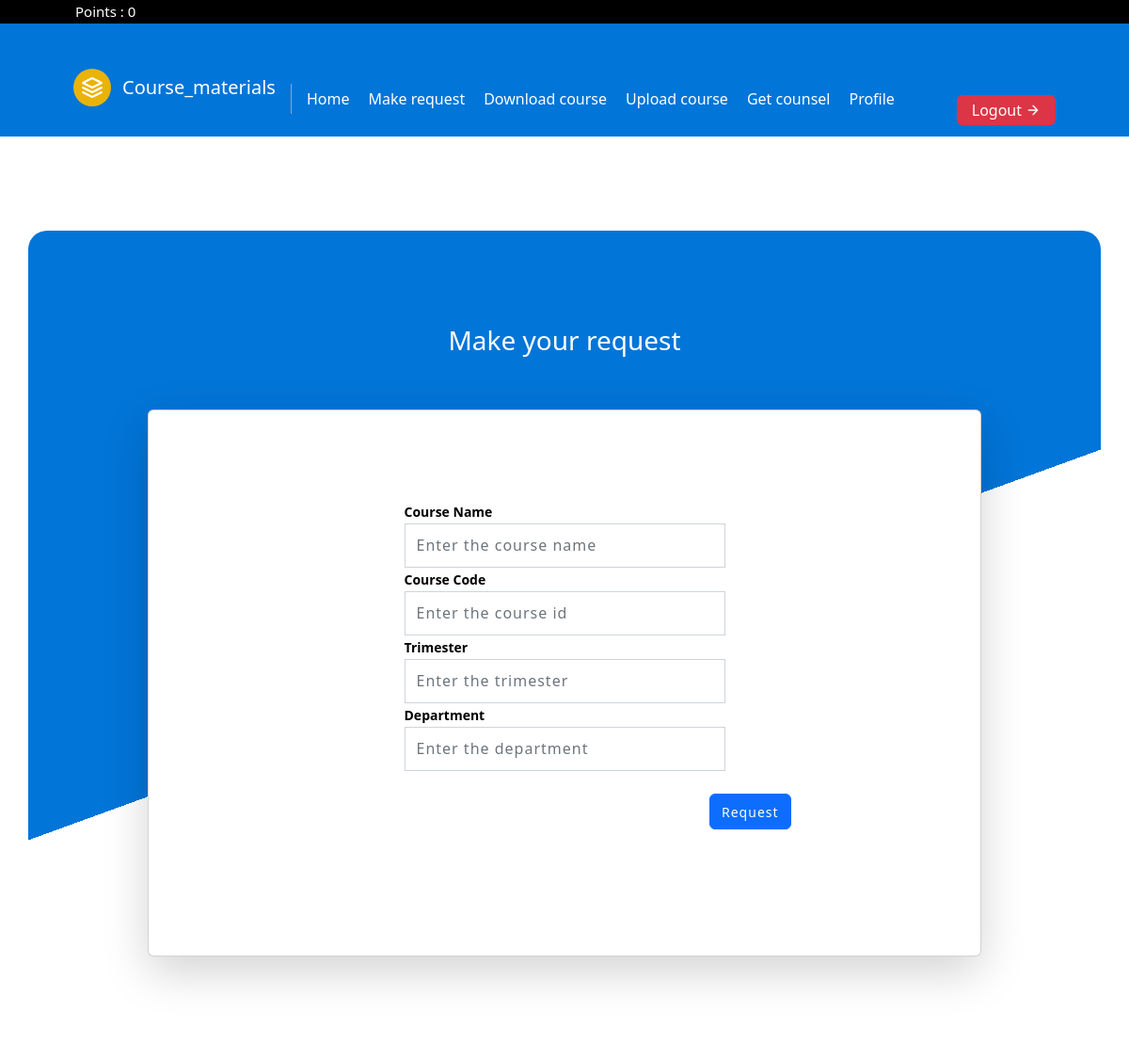
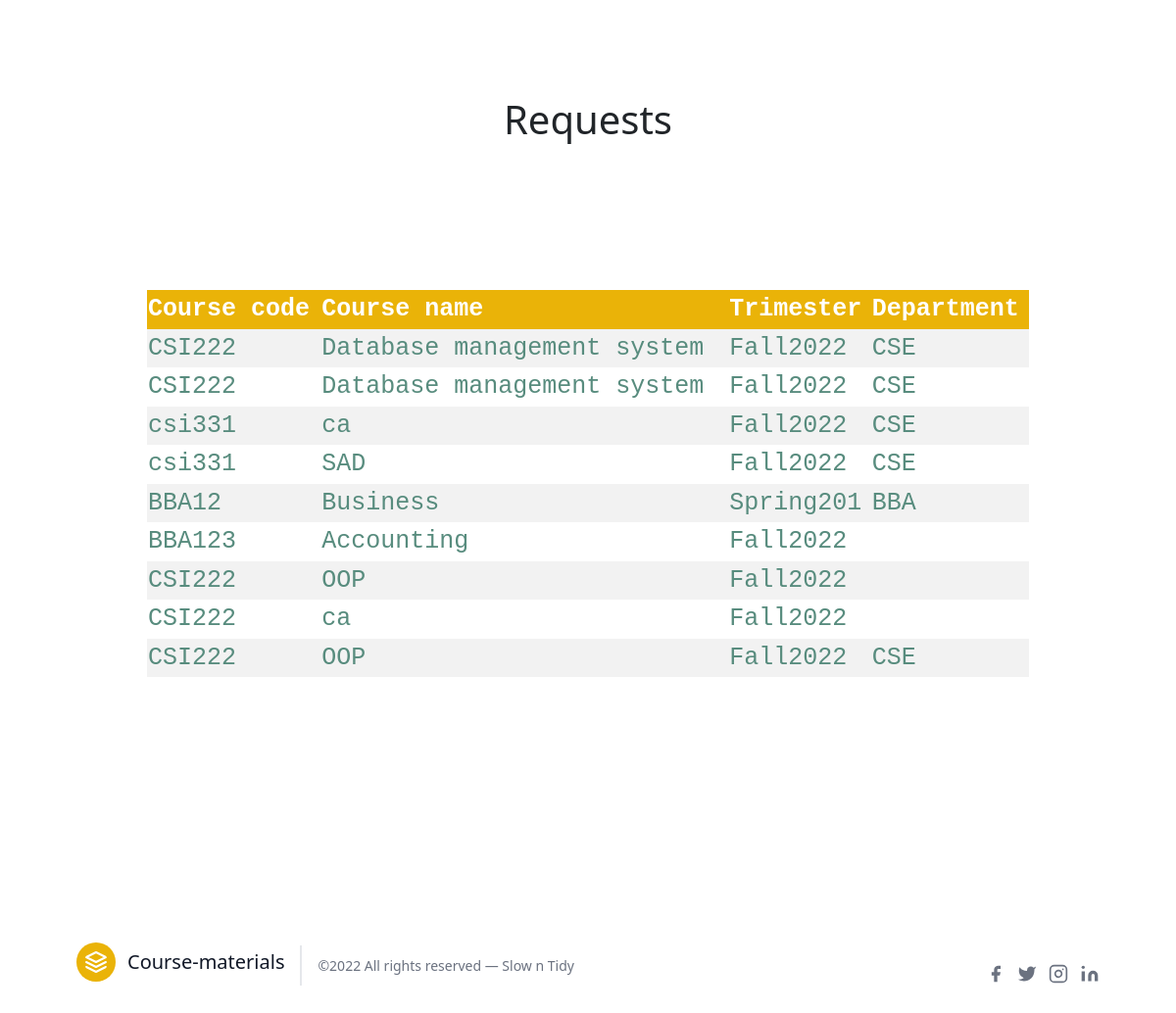
/request.php (signed in), run on the app's committed database (2 pictures, top to bottom).
### tables this page shows
CREATE TABLE `student` (
  `id` int(11) NOT NULL,
  `student_id` int(11) NOT NULL,
  `student_name` varchar(100) NOT NULL,
  `email` varchar(100) NOT NULL,
  `department_name` varchar(100) NOT NULL,
  `student_pass` varchar(100) NOT NULL,
  `expertise` varchar(500) NOT NULL,
  `points` float NOT NULL DEFAULT 1
);

CREATE TABLE `support` (
  `id` int(11) NOT NULL,
  `course_name` varchar(100) NOT NULL,
  `course_code` varchar(100) NOT NULL,
  `department_name` varchar(100) NOT NULL,
  `trimester` varchar(50) NOT NULL,
  `status` int(11) NOT NULL
);

### request.php (the view, shortened to what this page needs)
<?php
    include('config/db_connect.php');
?>
<!DOCTYPE html>
<html lang="en">
<head>
    <link href="https://unpkg.com/tailwindcss@^2/dist/tailwind.min.css" rel="stylesheet">
    <link rel="stylesheet" href="css/upload-file.css">
    <link rel="stylesheet" href="https://cdnjs.cloudflare.com/ajax/libs/font-awesome/4.7.0/css/font-awesome.min.css">
</head>
<body>
<?php include('templates/points.php');?>
<?php include('templates/profileHeader.php') ?>
    <form action="request.php" method="POST" enctype="multipart/form-data" >
        <div class="container card-0 justify-content-center ">
            <div class="card-body px-sm-4 px-0" >
                <div class="row justify-content-center mb-5">
                    <div class="col-md-10 col"><h3 class="font-weight-bold ml-md-0 mx-auto text-center text-sm-left"> Make your request</h3></div>
                </div>
                <div class="row justify-content-center round">
                    <div class="col-lg-10 col-md-12 ">
                        <div class="card shadow-lg card-1">
                            <div class="card-body inner-card">
                                <div class="row justify-content-center">
                                    <div class="col-lg-5 col-md-6 col-sm-12">
                                        <div class="form-group"> <label for="">Course Name</label>
                                        <input type="text" class="form-control" id="time" placeholder="Enter the course name" name="course_name">
                                    </div>
                                        <div class="form-group"> <label for="">Course Code</label>
                                        <input type="text" class="form-control" id="Evaluate Budget" placeholder="Enter the course id" name="course_code">
                                    </div>
                                        <div class="form-group"> <label for="">Trimester</label>
                                        <input type="text" class="form-control" id="Evaluate Budget" placeholder="Enter the trimester" name="trimester">
                                    </div>
                                    <div class="form-group"> <label for="">Department</label>
                                        <input type="text" class="form-control" id="Evaluate Budget" placeholder="Enter the department" name="department_name">
                                    </div>
                                    </div>
                                </div>
                                <br>
                                <div class="row justify-content-center">
                                        <div class="row justify-content-end mb-5">
                                            <div class="col-lg-4 col-auto "><button type="submit" name="submit" class="btn btn-primary btn-block"><small class="font-weight-bold">Request</small></button> </div>
                                        </div>
                                    </div>
                                </div>
                            </div>
                        </div>
                    </div>
                </div>
            </div>
    </form>
    <h1 style="text-align: center;">Requests</h1>
    <section style="margin: 150px;">
    <div>
        <table>
        <tr style="padding: 30px;">
        <th>Course code</th>
        <th>Course name</th>
        <th>Trimester</th>
        <th>Department</th>
        </tr>
        <?php
            $sql1 = "Select course_code,course_name,trimester,department_name from support";
            $result = mysqli_query($conn,$sql1);
            $resultCheck = mysqli_num_rows($result);
            if($resultCheck > 0){
                while($row = mysqli_fetch_assoc($result)){
                    echo "<tr><td>" . $row["course_code"]. "</td><td>" . $row["course_name"] . "</td><td>"
                    . $row["trimester"] . "</td><td>" . $row["department_name"] . "</td></tr>";
                }
            echo "</table>";
        } else { echo "0 results"; }
            ?>
    </div>
    </section>
    <?php include('templates/footer.php');?>

### templates/points.php
<?php
    include('config/db_connect.php');
    $email = $_SESSION['email'];
    $sql = "SELECT points FROM student WHERE email='$email'";
    $result2 = mysqli_query($conn,$sql);
    $studentTemp = mysqli_fetch_array($result2);
?>
<p style="width: 100%;background-color :black;color:white;padding-left: 80px;margin:0%"> Points : <?php echo $studentTemp['points'];?></p>

### templates/profileHeader.php (shortened to what this page needs)
<head>
    <link rel="stylesheet" href="css/style.css">
    <link rel="stylesheet" href="css/upload-file.css">
    <link href="https://cdn.jsdelivr.net/npm/bootstrap@5.2.0/dist/css/bootstrap.min.css" rel="stylesheet">
    <script src="https://cdn.tailwindcss.com"></script>
</head>
<body>
<header class="text-gray-600 body-font" style="background-color: #0275d8; height: 120px; width :100%;" >
  <div class="container mx-auto flex flex-wrap p-5 flex-col md:flex-row items-center">
    <a class="flex title-font font-medium items-center text-gray-900 mb-4 md:mb-0" href="index.php" style="text-decoration: none;">
      <svg xmlns="http://www.w3.org/2000/svg" fill="none" stroke="currentColor" stroke-linecap="round" stroke-linejoin="round" stroke-width="2" class="w-10 h-10 text-white p-2 bg-yellow-500 rounded-full" viewBox="0 0 24 24">
        <path d="M12 2L2 7l10 5 10-5-10-5zM2 17l10 5 10-5M2 12l10 5 10-5"></path>
      </svg>
      <span class="ml-3 text-xl text-white">Course_materials</span>
    </a>
    <nav class="md:mr-auto md:ml-4 md:py-1 md:pl-4 md:border-l md:border-gray-400	flex flex-wrap items-center text-base justify-center">
      <a class="mr-5 hover:text-gray-900 text-white text-decoration-none" href="index.php">Home</a>
      <a class="mr-5 hover:text-gray-900 text-white text-decoration-none" href="request.php" >Make request</a>
      <a class="mr-5 hover:text-gray-900 text-white text-decoration-none" href="download.php">Download course</a>
      <a class="mr-5 hover:text-gray-900 text-white text-decoration-none" href="upload-file.php">Upload course</a>
      <a class="mr-5 hover:text-gray-900 text-white text-decoration-none" href="counselling.php">Get counsel</a>
      <a class="mr-5 hover:text-gray-900 text-white text-decoration-none" href="profile.php" target="_blank">Profile</a>
    </nav>
    <form action="" method="POST">
      <button name="logout" type="submit" class="inline-flex items-center bg-gray-100 bg-danger border-0 py-1 px-3 focus:outline-none hover:bg-gray-200 rounded text-white mt-4 md:mt-0">Logout
        <svg fill="none" stroke="currentColor" stroke-linecap="round" stroke-linejoin="round" stroke-width="2" class="w-4 h-4 ml-1" viewBox="0 0 24 24">
          <path d="M5 12h14M12 5l7 7-7 7"></path>
        </svg>
      </button>
    </form>
  </div>
</header>
</body>

### templates/footer.php (shortened to what this page needs)
<head>
    <link rel="stylesheet" href="css/style.css">
    <link href="https://cdn.jsdelivr.net/npm/bootstrap@5.2.0/dist/css/bootstrap.min.css" rel="stylesheet">
    <script src="https://cdn.tailwindcss.com"></script>
</head>
<footer class="text-gray-600 body-font">
  <div class="container px-5 py-8 mx-auto flex items-center sm:flex-row flex-col">
    <a class="flex title-font font-medium items-center md:justify-start justify-center text-gray-900" style="text-decoration: none;">
      <svg xmlns="http://www.w3.org/2000/svg" fill="none" stroke="currentColor" stroke-linecap="round" stroke-linejoin="round" stroke-width="2" class="w-10 h-10 text-white p-2 bg-yellow-500 rounded-full" viewBox="0 0 24 24">
        <path d="M12 2L2 7l10 5 10-5-10-5zM2 17l10 5 10-5M2 12l10 5 10-5"></path>
      </svg>
      <span class="ml-3 text-xl">Course-materials</span>
    </a>
    <p class="text-sm text-gray-500 sm:ml-4 sm:pl-4 sm:border-l-2 sm:border-gray-200 sm:py-2 sm:mt-0 mt-4">©2022 All rights reserved — Slow n Tidy
    </p>
    <span class="inline-flex sm:ml-auto sm:mt-0 mt-4 justify-center sm:justify-start">
      <a class="text-gray-500">
        <svg fill="currentColor" stroke-linecap="round" stroke-linejoin="round" stroke-width="2" class="w-5 h-5" viewBox="0 0 24 24">
          <path d="M18 2h-3a5 5 0 00-5 5v3H7v4h3v8h4v-8h3l1-4h-4V7a1 1 0 011-1h3z"></path>
        </svg>
      </a>
      <a class="ml-3 text-gray-500">
        <svg fill="currentColor" stroke-linecap="round" stroke-linejoin="round" stroke-width="2" class="w-5 h-5" viewBox="0 0 24 24">
          <path d="M23 3a10.9 10.9 0 01-3.14 1.53 4.48 4.48 0 00-7.86 3v1A10.66 10.66 0 013 4s-4 9 5 13a11.64 11.64 0 01-7 2c9 5 20 0 20-11.5a4.5 4.5 0 00-.08-.83A7.72 7.72 0 0023 3z"></path>
        </svg>
      </a>
      <a class="ml-3 text-gray-500">
        <svg fill="none" stroke="currentColor" stroke-linecap="round" stroke-linejoin="round" stroke-width="2" class="w-5 h-5" viewBox="0 0 24 24">
          <rect width="20" height="20" x="2" y="2" rx="5" ry="5"></rect>
          <path d="M16 11.37A4 4 0 1112.63 8 4 4 0 0116 11.37zm1.5-4.87h.01"></path>
        </svg>
      </a>
      <a class="ml-3 text-gray-500">
        <svg fill="currentColor" stroke="currentColor" stroke-linecap="round" stroke-linejoin="round" stroke-width="0" class="w-5 h-5" viewBox="0 0 24 24">
          <path stroke="none" d="M16 8a6 6 0 016 6v7h-4v-7a2 2 0 00-2-2 2 2 0 00-2 2v7h-4v-7a6 6 0 016-6zM2 9h4v12H2z"></path>
          <circle cx="4" cy="4" r="2" stroke="none"></circle>
        </svg>
      </a>
    </span>
  </div>
</footer>

### css/upload-file.css (style rules this page uses)
.card-0 { min-height: 110vh; background: linear-gradient(-20deg, rgb(255, 255, 255) 50%, #0275d8 50%); color: white; border: 0px; }
p { font-size: 15px; line-height: 25px !important; font-weight: 500; }
.container { padding-top: 100px !important; border-radius: 20px; }
.btn { letter-spacing: 1px; }
input, textarea { padding: 10px 12px 10px 12px; border: 1px solid lightgrey; border-radius: 0px !important; margin-bottom: 5px; margin-top: 2px; width: 100%; box-sizing: border-box; color: #2C3E50; font-size: 14px; letter-spacing: 1px; resize: none; }
label { margin-bottom: 2px; font-weight: bolder; font-size: 14px; }
.form-control { height: calc(2em + .75rem + 3px); }
.inner-card { margin: 79px 0px 70px 0px; }
.card-0 { margin-top: 100px; margin-bottom: 100px; }
.card-1 { border-radius: 17px; color: black; box-shadow: 2px 4px 15px 0px rgb(0, 0, 0 , 0.5) !important; }

### request.php (style rules this page uses)
table { border-collapse: collapse; width: 100%; color: #588c7e; font-family: monospace; font-size: 25px; text-align: left; }
th { background-color: #EAB308; color: white; }
tr:nth-child(even) { background-color: #f2f2f2 }

### data on the page
student: points "0"
support: course_code "CSI222", course_name "Database management system", trimester "Fall2022", department_name "CSE"
support: course_code "CSI222", course_name "Database management system", trimester "Fall2022", department_name "CSE"
support: course_code "csi331", course_name "ca", trimester "Fall2022", department_name "CSE"
support: course_code "csi331", course_name "SAD", trimester "Fall2022", department_name "CSE"
support: course_code "BBA12", course_name "Business", trimester "Spring201", department_name "BBA"
support: course_code "BBA123", course_name "Accounting", trimester "Fall2022"
support: course_code "CSI222", course_name "OOP", trimester "Fall2022"
support: course_code "CSI222", course_name "ca", trimester "Fall2022"
support: course_code "CSI222", course_name "OOP", trimester "Fall2022", department_name "CSE"
